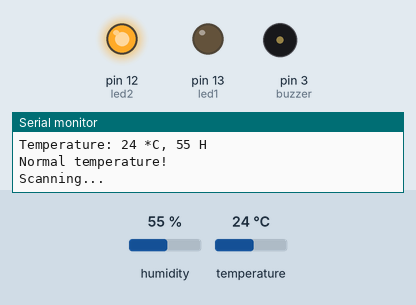
A sketch run on a simulated Arduino Uno, built with avr-gcc and run on an emulated ATmega328P. On the bench: output pins drawn as LEDs (lit = HIGH), buzzer (waves = sounding, pin HIGH), the last lines printed to the serial monitor. Inputs (shaded band) come from the test bench; at power-on: temperature 24 °C, humidity 55 %.

Above: at 4.3 s.
4.4 s: temperature set to 29 °C
8.9 s: temperature set to 32 °C
At 13.0 s:
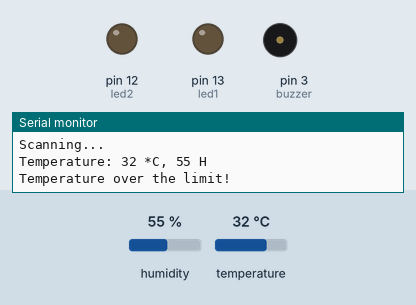
16.6 s: temperature set to 12 °C
At 18.2 s:
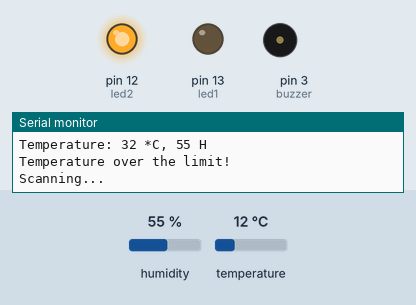
25.2 s: temperature set to 33 °C
At 28.8 s:
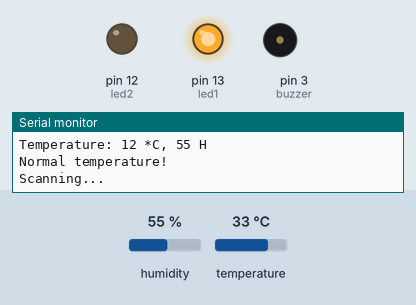
Timing chart, 0 to 34.2 s (numbered marks = the images above; inputs shaded):
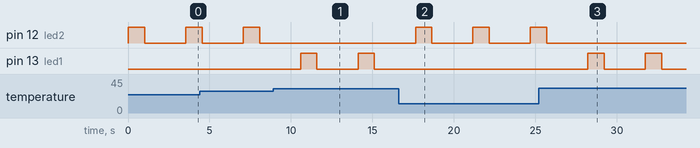

The sketch:

temperature_humidity.ino
```cpp
#include <SimpleDHT.h>
#include <LiquidCrystal.h>
// DHT11,
// VCC: 5V or 3V
// GND: GND
// DATA: 2

#define DHTPIN 7
SimpleDHT11 dht11;

int buzzer = 3;
int led1 = 13;
int led2 = 12;

void setup() {
  Serial.begin(9600);
  pinMode(buzzer, OUTPUT);
  pinMode(led1, OUTPUT);
  pinMode(led2, OUTPUT);
}

void loop() {
  Serial.println("");
  Serial.println("Scanning...");

  byte temp = 0;
  byte umid = 0;
  int err = SimpleDHTErrSuccess;
  if ((err = dht11.read(DHTPIN, &temp, &umid, NULL)) != SimpleDHTErrSuccess) {
    Serial.print("Read failed, err=");
    Serial.println(err);
    delay(1000);
    return;
  }
  if (temp > 30) {
    digitalWrite(led1, HIGH);
    delay(1000);
    digitalWrite(led1, LOW);
    delay(1000);
  }
  else {
    digitalWrite(led2, HIGH);
    delay(1000);
    digitalWrite(led2, LOW);
    delay(1000);
  }

  Serial.print("Temperature: ");
  Serial.print((int)temp); Serial.print(" *C, ");
  Serial.print((int)umid); Serial.println(" H");
  if (temp > 30) {
    Serial.print("Temperature over the limit!");
  }
  else {
    Serial.print("Normal temperature!");
  }

  delay(1500);


}
```

Measured:
- the behaviour switches between 30 and 31 °C on temperature (found by bisection; images 0 and 1)
- after the input at 8.9 s, pin 12 (led2): stops changing and stays LOW; pin 13 (led1): alternates HIGH for 1.0 s and LOW for 2.5 s, starting after 1.7 s
- after the input at 16.6 s, pin 12 (led2): alternates HIGH for 1.0 s and LOW for 2.5 s, starting after 1.0 s; pin 13 (led1): stops changing and stays LOW
- after the input at 25.2 s, pin 12 (led2): goes on until 25.7 s, then stays LOW; pin 13 (led1): alternates HIGH for 1.0 s and LOW for 2.5 s, starting after 3.0 s
